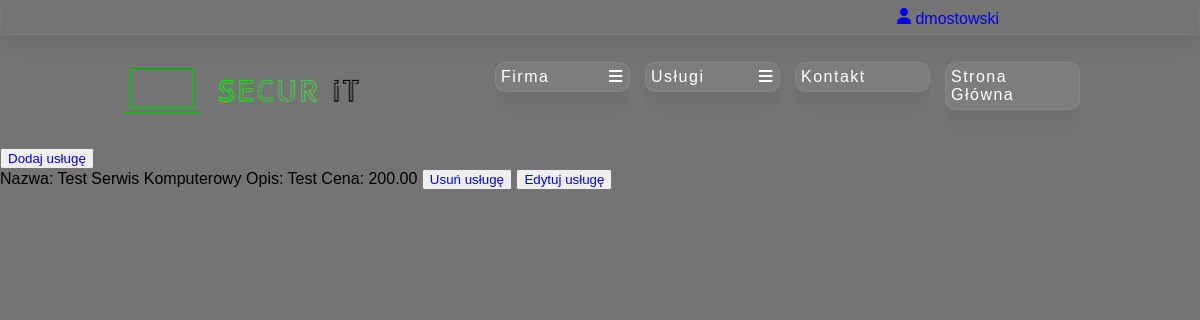
Page /BO/admin_computer_service.php (signed in) on the earlier database version.
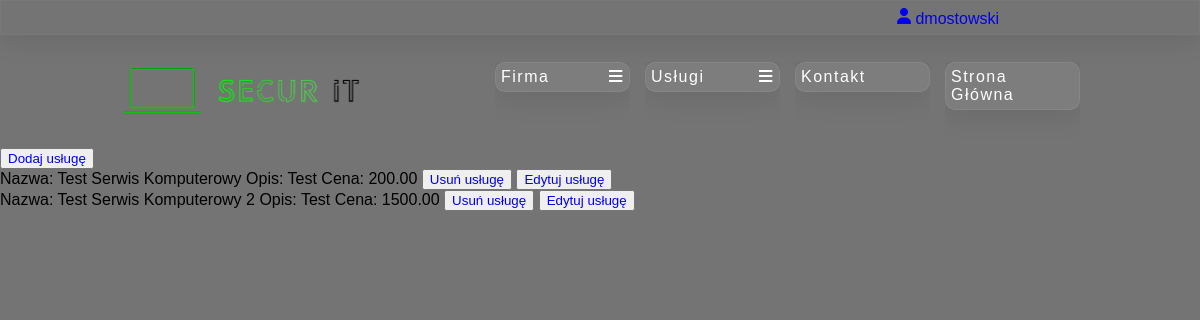
Same page on the later database version.
### tables this page shows
create table services (
    id_service int primary key auto_increment,  
    id_service_type int,  
    name varchar(100),  
    description longtext,  
    price decimal(10,2),  
    foreign key (id_service_type) references service_types (id_service_type)  
);

### DB/db_connection.php (called while the page is built, shortened)
<?php
    class db_connection{
        var $host = "localhost";
        var $dbname = "secur_it";
        var $username = "root";
        var $password = "";
        public function databaseConnect(){
            $con = mysqli_connect($this->host, $this->username, $this->password, $this->dbname);
            if(!$con){
                die("Connection failed: " . mysqli_connect_error());
            }
            else{
                $this->connect = $con;
            }
        }
    }
?>

### DB/db_services.php (called while the page is built, shortened)
<?php
    include_once("db_connection.php");
    class db_services extends db_connection{
        function selectServices_computer_service(){
            $query = 'SELECT * FROM `services` WHERE id_service_type = 5';
            $data = mysqli_query($this->connect, $query);
            if (mysqli_num_rows($data) > 0){
            return $data;
            }
        }
    }
?>

### BO/admin_computer_service.php (the view, shortened to what this page needs)
<!DOCTYPE html>
<html lang="pl">
<head>
    <link rel="stylesheet" href="./admin.css">
    <link rel="stylesheet" href="https://cdnjs.cloudflare.com/ajax/libs/font-awesome/4.7.0/css/font-awesome.min.css">
</head>
<body>
    <main class="main">
        <?php
            include("./admin_header.php");
            include("./admin_nav.php");
            include('../DB/db_services.php');
            $baza = new db_services();
            $baza->databaseConnect();
            $data = $baza->selectServices_computer_service();
            if (!empty($data)){
        ?>
            <div class="services">
                <button><a href="./add_services.php">Dodaj usługę</a></button>
                <?php
                    while($row = mysqli_fetch_assoc($data))
                    {
                        echo "<div id='service' class='service'>Nazwa: ".$row['name']." Opis: ".$row['description']." Cena: ".$row['price']."
                        <button class='delete'><a href=admin_computer_service.php?del=True&id_service=".$row['id_service'].">
                        Usuń usługę
                        </a></button>
                        <button class='delete'><a href=computer_service_edit.php?id_service=".$row['id_service'].">
                        Edytuj usługę
                        </a></button>
                        </div>";
                    }
                    } else {
                        echo "Brak Usług";
                    }
                ?>
            </div>
        </main>
    </body>

Differences in the rows shown:
added services: name "Test Serwis Komputerowy 2", description "Test", price "1500.00"
